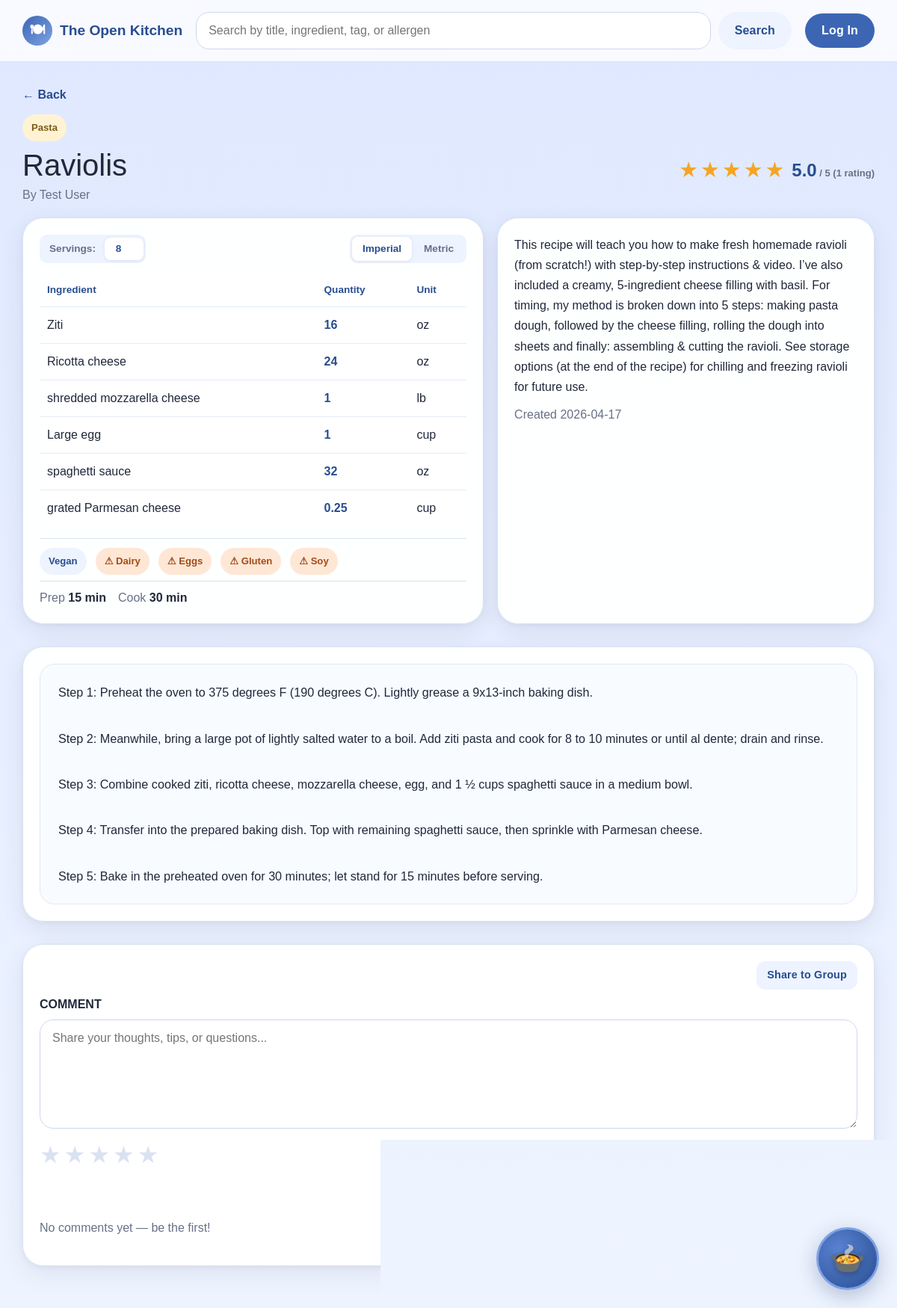
Page /recipe/6 on the committed database.
### app/models.py (models this page shows, shortened)
class RecipeCategory(db.Model):
    __tablename__ = 'recipe_categories'
    id = db.Column(db.Integer, primary_key=True)
    recipeID = db.Column(db.Integer, db.ForeignKey('recipes.id'), nullable=False)
    categoryID = db.Column(db.Integer, db.ForeignKey('categories.id'), nullable=False)
    category = db.relationship('Category', backref='recipe_categories')

class Category(db.Model):
    __tablename__ = 'categories'
    id = db.Column(db.Integer, primary_key=True)
    name = db.Column(db.String(32), unique=True, nullable=False)

class Recipe(db.Model):
    __tablename__ = 'recipes'
    id = db.Column(db.Integer, primary_key=True)
    authorID = db.Column(db.Integer, db.ForeignKey('users.id'), nullable=False)
    title = db.Column(db.String(150), nullable=False)
    description = db.Column(db.Text, nullable=True)
    instructions = db.Column(db.Text, nullable=False)
    forkedFrom = db.Column(db.Integer, db.ForeignKey('recipes.id'), nullable=True)
    baseServings = db.Column(db.Integer, nullable=False)
    prepTime = db.Column(db.Integer, nullable=True)
    cookTime = db.Column(db.Integer, nullable=True)
    image = db.Column(db.String(255), nullable=True)
    dateCreated = db.Column(db.DateTime, nullable=False, default=datetime.now)
    isAIGenerated = db.Column(db.Boolean, nullable=False, default=False)
    ingredients = db.relationship('Ingredient', backref='recipe', lazy=True, cascade='all, delete-orphan')
    categories = db.relationship('RecipeCategory', backref='recipe', lazy=True, cascade='all, delete-orphan')
    dietary_tags = db.relationship('RecipeDietaryTag', backref='recipe', lazy=True, cascade='all, delete-orphan')
    allergens = db.relationship('RecipeAllergen', backref='recipe', lazy=True, cascade='all, delete-orphan')

class User(db.Model):
    __tablename__ = 'users'
    id = db.Column(db.Integer, primary_key=True)
    firstName = db.Column(db.String(50), nullable=False)
    lastName = db.Column(db.String(50), nullable=False)
    email = db.Column(db.String(100), unique=True, nullable=False)
    password = db.Column(db.String(255), nullable=False)
    role = db.Column(db.String(20), nullable=False, default='contributor')
    isActive = db.Column(db.Boolean, default=True)
    dateCreated = db.Column(db.DateTime, nullable=False, default=datetime.now)
    avatar = db.Column(db.String(255), nullable=True)
    preferMetric = db.Column(db.Boolean, default=False, nullable=False)
    disableNotifications = db.Column(db.Boolean, default=False, nullable=False)
    lastSeen = db.Column(db.DateTime, nullable=True, default=None)
    doNotDisturb = db.Column(db.Boolean, default=False, nullable=False)
    recipes = db.relationship('Recipe', backref='author', lazy=True)

class Ingredient(db.Model):
    __tablename__ = 'ingredients'
    id = db.Column(db.Integer, primary_key=True)
    recipeID = db.Column(db.Integer, db.ForeignKey('recipes.id'), nullable=False)
    unitID = db.Column(db.Integer, db.ForeignKey('measurement_units.id'), nullable=False)
    name = db.Column(db.String(32), nullable=False)
    quantity = db.Column(db.Float, nullable=False)

class RecipeDietaryTag(db.Model):
    __tablename__ = 'recipe_dietary_tags'
    id = db.Column(db.Integer, primary_key=True)
    recipeID = db.Column(db.Integer, db.ForeignKey('recipes.id'), nullable=False)
    dietaryTagID = db.Column(db.Integer, db.ForeignKey('dietary_tags.id'), nullable=False)
    dietaryTag = db.relationship('DietaryTag', backref='recipe_dietary_tags')

class DietaryTag(db.Model):
    __tablename__ = 'dietary_tags'
    id = db.Column(db.Integer, primary_key=True)
    name = db.Column(db.String(32), unique=True, nullable=False)

class RecipeAllergen(db.Model):
    __tablename__ = 'recipe_allergens'
    id = db.Column(db.Integer, primary_key=True)
    recipeID = db.Column(db.Integer, db.ForeignKey('recipes.id'), nullable=False)
    allergenID = db.Column(db.Integer, db.ForeignKey('allergens.id'), nullable=False)
    allergen = db.relationship('Allergen', backref='recipe_allergens')

class Allergen(db.Model):
    __tablename__ = 'allergens'
    id = db.Column(db.Integer, primary_key=True)
    name = db.Column(db.String(32), unique=True, nullable=False)

### app/routes.py (the view)
@app.route('/recipe/<int:recipe_id>')
def view_recipe(recipe_id):
    uid = current_user_id()
    user = get_current_user()
    recipe = Recipe.query.get_or_404(recipe_id)
    ingredients = Ingredient.query.filter_by(recipeID=recipe_id).all()
    categories = RecipeCategory.query.filter_by(recipeID=recipe_id).all()
    dietary_tags = RecipeDietaryTag.query.filter_by(recipeID=recipe_id).all()
    allergens = RecipeAllergen.query.filter_by(recipeID=recipe_id).all()
    avg_rating, rating_count = _get_avg_rating(recipe_id)
    user_rating = Rating.query.filter_by(recipeID=recipe_id, userID=uid).first() if uid else None
    is_saved = bool(SavedRecipe.query.filter_by(userID=uid, recipeID=recipe_id).first()) if uid else False
    sort = request.args.get('sort', 'newest')
    order = Comment.dateCreated.asc() if sort == 'oldest' else Comment.dateCreated.desc()
    comments = Comment.query.filter_by(recipeID=recipe_id).order_by(order).all()
    for c in comments:
        c.author_name = _comment_author(c)
    toast_notif = None
    toast_id = session.pop('toast_notification_id', None)
    if toast_id:
        toast_notif = Notification.query.get(toast_id)
    memberships = GroupMember.query.filter_by(userID=uid).all() if uid else []
    quick_tips = QuickTip.query.filter_by(recipeID=recipe_id).order_by(QuickTip.dateCreated.desc()).all()
    for t in quick_tips:
        tip_user = User.query.get(t.userID)
        t.author_name = f"{tip_user.firstName} {tip_user.lastName[0]}." if tip_user else "Anonymous"
    return render_template(
        'view_recipe.html',
        recipe=recipe,
        current_user=user,
        ingredients=ingredients,
        categories=categories,
        dietary_tags=dietary_tags,
        allergens=allergens,
        avg_rating=avg_rating,
        rating_count=rating_count,
        user_rating=user_rating,
        is_saved=is_saved,
        comments=comments,
        sort=sort,
        toast_notif=toast_notif,
        memberships=memberships,
        quick_tips=quick_tips,
    )

### app/routes.py (called while the page is built)
def get_current_user():
    if 'user_id' in session:
        return User.query.get(session['user_id'])
    return None

def current_user_id():
    return session.get('user_id')

def _get_avg_rating(recipe_id):
    result = (
        db.session.query(func.avg(Rating.stars), func.count(Rating.id))
        .filter_by(recipeID=recipe_id)
        .one()
    )
    avg = round(result[0], 1) if result[0] else None
    return avg, result[1]

def _get_notifications():
    uid = current_user_id()
    if uid is None:
        return []
    return Notification.query.filter_by(userID=uid).order_by(Notification.dateCreated.desc()).all()

@app.context_processor
def inject_current_user():
    return {'current_user': get_current_user()}

@app.context_processor
def inject_notifications():
    notifications = _get_notifications()
    has_unread = any(not n.isRead for n in notifications)
    return dict(notifications=notifications, has_unread=has_unread)

@app.before_request
def update_last_seen():
    if 'user_id' in session:
        user = User.query.get(session['user_id'])
        if user:
            user.lastSeen = datetime.now()
            db.session.commit()

### app/templates/view_recipe.html (shortened to what this page needs)
{% extends "base.html" %}
{% block content %}
<a href="javascript:void(0)" onclick="goBack()" class="back-link">← Back</a>
<section class="recipe-view-shell">
    <div class="recipe-hero">
        <div>
            <div class="pill-row push-bottom-small">
                {% for rc in categories %}
                <span class="mini-pill">{{ rc.category.name }}</span>
                {% endfor %}
            </div>
            <div style="display: flex; align-items: center; justify-content: space-between; gap: 16px; min-width: 0;">
                <div style="min-width: 0;">
                    <h1 style="margin: 0; white-space: nowrap; overflow: hidden; text-overflow: ellipsis;">{{ recipe.title }}</h1>
                    <p class="muted-small" style="margin: 4px 0 0 0;">By {{ recipe.author.firstName }} {{ recipe.author.lastName }}</p>
                </div>
                <div style="display: flex; flex-direction: column; align-items: flex-end; gap: 8px; margin-left: auto; flex-shrink: 0;">
                    <div class="avg-rating-display" style="text-align: right;">
                        {% if avg_rating %}
                            <div class="star-display" aria-label="{{ avg_rating }} out of 5 stars">
                                {% for i in range(1, 6) %}
                                    {% if i <= avg_rating|round(0, 'floor')|int %}
                                        <span class="star filled">★</span>
                                    {% elif i - 0.5 <= avg_rating %}
                                        <span class="star half">★</span>
                                    {% else %}
                                        <span class="star empty">★</span>
                                    {% endif %}
                                {% endfor %}
                            </div>
                            <span class="avg-score">{{ avg_rating }}<span class="muted-small" style="font-size: 13px;"> / 5 ({{ rating_count }} rating{{ 's' if rating_count != 1 }})</span></span>
                        {% else %}
                            <span class="muted-small">No ratings yet</span>
                        {% endif %}
                    </div>
                </div>
            </div>
        </div>
    </div>
    <div class="content-grid">
        <article class="panel-card" id="ingredients-section">
            <div style="display: flex; justify-content: space-between; align-items: center; margin-bottom: 14px;">
                <div class="scale-preview-box compact-view">
                    <label for="adjustServings">Servings:</label>
                    <input type="number" id="adjustServings" min="1" value="{{ recipe.baseServings }}" oninput="scaleIngredients(this.value)">
                </div>
                <div class="unit-toggle">
                    <button class="unit-toggle-btn {% if not current_user or not current_user.preferMetric %}active{% endif %}" id="btnImperial" onclick="setUnitSystem('imperial')">Imperial</button>
                    <button class="unit-toggle-btn {% if current_user and current_user.preferMetric %}active{% endif %}" id="btnMetric" onclick="setUnitSystem('metric')">Metric</button>
                </div>
            </div>
            <table class="ingredient-table view-mode">
                <thead>
                    <tr>
                        <th>Ingredient</th>
                        <th>Quantity</th>
                        <th>Unit</th>
                    </tr>
                </thead>
                <tbody>
                    {% for ing in ingredients %}
                    <tr>
                        <td>{{ ing.name }}</td>
                        <td><span class="scaled-qty"
                                  data-base="{{ ing.quantity }}"
                                  data-unit-orig="{{ ing.unit.abbreviation }}"
                                  data-system-orig="{{ ing.unit.system }}">{{ '%g' % ing.quantity }}</span></td>
                        <td class="unit-cell"
                            data-unit-orig="{{ ing.unit.abbreviation }}"
                            data-system-orig="{{ ing.unit.system }}">{{ ing.unit.abbreviation }}</td>
                    </tr>
                    {% endfor %}
                </tbody>
            </table>
            {% if dietary_tags or allergens or recipe.prepTime or recipe.cookTime %}
            <div style="margin-top: 16px; border-top: 1px solid var(--line); padding-top: 12px;">
                {% if dietary_tags or allergens %}
                <div class="pill-row" style="margin-bottom: 8px;">
                    {% for dt in dietary_tags %}
                    <span class="pill">{{ dt.dietaryTag.name }}</span>
                    {% endfor %}
                    {% for ra in allergens %}
                    <span class="pill allergen-pill">⚠ {{ ra.allergen.name }}</span>
                    {% endfor %}
                </div>
                {% endif %}
                {% if recipe.prepTime or recipe.cookTime %}
                <div style="border-top: 1px solid var(--line); padding-top: 10px; display: flex; gap: 16px;">
                    {% if recipe.prepTime %}<span class="muted-small">Prep <strong style="color: var(--text);">{{ recipe.prepTime }} min</strong></span>{% endif %}
                    {% if recipe.cookTime %}<span class="muted-small">Cook <strong style="color: var(--text);">{{ recipe.cookTime }} min</strong></span>{% endif %}
                </div>
                {% endif %}
            </div>
            {% endif %}
        </article>
        <article class="panel-card">
            <p style="margin: 0 0 12px; color: var(--text); line-height: 1.7;">{{ recipe.description or 'A saved Open Kitchen recipe.' }}</p>
            <p class="muted-small">Created {{ recipe.dateCreated.strftime('%Y-%m-%d') }}</p>
        </article>
    </div>
    <article class="panel-card push-top" id="instructions-section">
        <div class="instructions-box">{{ recipe.instructions }}</div>
    </article>
    <article class="panel-card push-top" id="comments-section">
        <div class="leave-comment-wrap">
            <div style="display: flex; justify-content: flex-end; margin-bottom: 4px;">
                <button type="button" class="btn btn-secondary btn-sm"
                        data-bs-toggle="modal" data-bs-target="#shareToGroupModal">
                    Share to Group
                </button>
            </div>
            <form method="POST" action="{{ url_for('post_comment', recipe_id=recipe.id) }}">
                <div class="field-block" style="margin-top: 8px;">
                    <label for="commentText">COMMENT</label>
                    <textarea id="commentText" name="content" rows="5" placeholder="Share your thoughts, tips, or questions..."></textarea>
                </div>
                <div class="leave-comment-rating-row" style="margin-top: 12px;">
                    <div class="star-picker" id="starPicker">
                        {% for i in range(1, 6) %}
                        <label class="star-label" title="{{ i }} star{{ 's' if i != 1 }}">
                            <span class="star-icon {% if user_rating and i <= user_rating.stars %}active{% endif %}">★</span>
                        </label>
                        {% endfor %}
                    </div>
                </div>
                <div class="comment-form-actions push-top">
                    <button type="submit" class="btn btn-primary">Post Comment</button>
                </div>
            </form>
        </div>
        {% if comments %}
        <div class="comments-divider"></div>
        <div class="comments-header">
            <h3>{{ comments|length }} Comment{{ 's' if comments|length != 1 }}</h3>
            <div class="sort-control">
                <label for="sortComments">Sort:</label>
                <select id="sortComments" onchange="window.location = '?sort=' + this.value + '#comments-section'">
                    <option value="newest" {% if sort == 'newest' %}selected{% endif %}>Newest First</option>
                    <option value="oldest" {% if sort == 'oldest' %}selected{% endif %}>Oldest First</option>
                </select>
            </div>
        </div>
        <div class="comments-list">
            {% for comment in comments %}
            <div class="comment-item">
                <div class="comment-meta">
                    <span class="comment-author">{{ comment.author_name }}</span>
                    <span class="comment-date">{{ comment.dateCreated.strftime('%b %d, %Y at %I:%M %p') }}</span>
                </div>
                <p class="comment-body">{{ comment.content }}</p>
            </div>
            {% endfor %}
        </div>
        {% else %}
        <p class="muted-small push-top">No comments yet — be the first!</p>
        {% endif %}
    </article>
</section>
{% endblock %}

### app/templates/base.html (style rules this page uses)
tr.mp-ing-row { cursor: grab; }

### rows in the picture
RecipeCategory: category.name "Pasta"
Recipe: title "Raviolis", baseServings "8", prepTime "15", cookTime "30", description "This recipe will teach you how to make fresh homemade ravioli (from scratch!) with step-by-step instructions & video. I’ve also included a creamy, 5-ingredient cheese filling with basil. For timing, my method is broken down into 5 steps: making pasta dough, followed by the cheese filling, rolling the dough into sheets and finally: assembling & cutting the ravioli. See storage options (at the end of the recipe) for chilling and freezing ravioli for future use.", dateCreated "2026-04-17", instructions "Step 1: Preheat the oven to 375 degrees F (190 degrees C). Lightly grease a 9x13-inch baking dish. Step 2: Meanwhile, bring a large pot of lightly salted water to a boil. Add ziti pasta and cook for 8 to 10 minutes or until al dente; drain and rinse. Step 3: Combine cooked ziti, ricotta cheese, mozzarella cheese, egg, and 1 ½ cups spaghetti sauce in a medium bowl. Step 4: Transfer into the prepared baking dish. Top with remaining spaghetti sauce, then sprinkle with Parmesan cheese. Step 5: Bake in the preheated oven for 30 minutes; let stand for 15 minutes before serving."
User: author.firstName "Test", author.lastName "User"
Ingredient: name "Ziti", quantity "16"
Ingredient: name "Ricotta cheese", quantity "24"
Ingredient: name "shredded mozzarella cheese", quantity "1"
Ingredient: name "Large egg", quantity "1"
Ingredient: name "spaghetti sauce", quantity "32"
Ingredient: name "grated Parmesan cheese", quantity "0.25"
RecipeDietaryTag: dietaryTag.name "Vegan"
RecipeAllergen: allergen.name "Dairy"
RecipeAllergen: allergen.name "Eggs"
RecipeAllergen: allergen.name "Gluten"
RecipeAllergen: allergen.name "Soy"

### other values in the picture
{{ avg_rating }} "5.0"
{{ rating_count }} "1"
